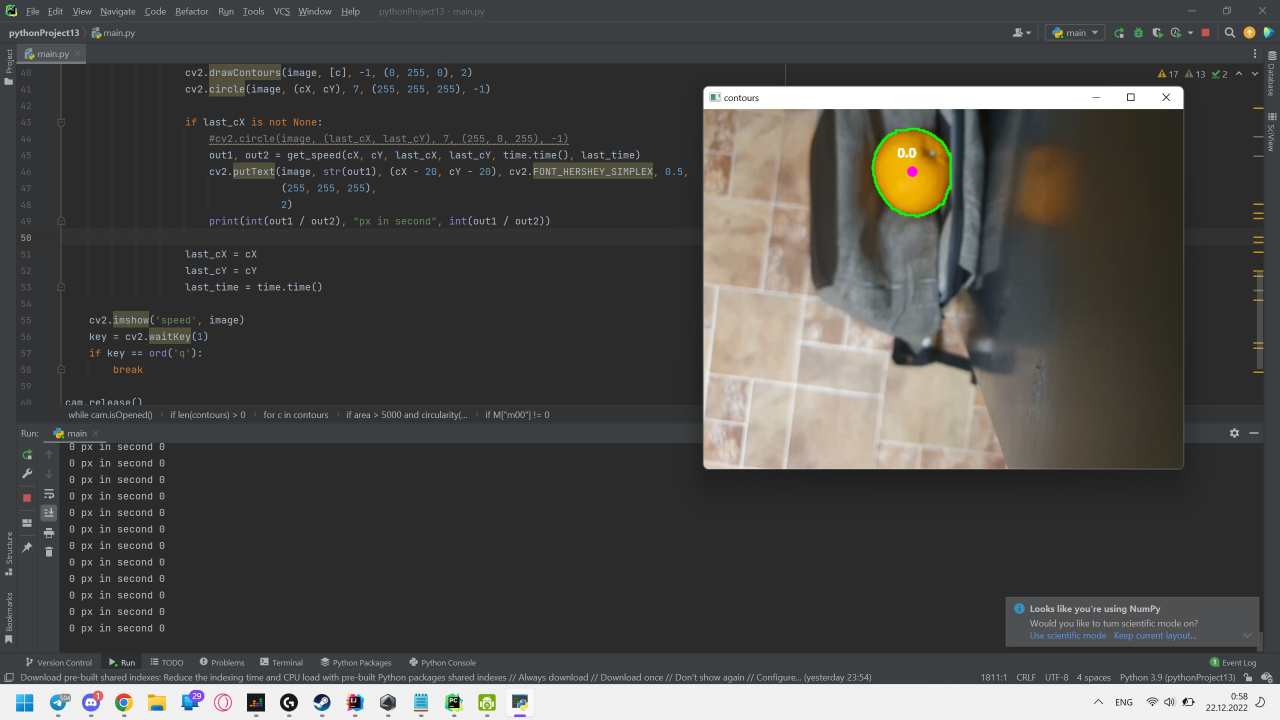
#> input picture speed/orange.jpg, 2560 x 1440 px, given in place of the camera (shown at 1/2 size)
$ python main.py
#> lines starting #> are read from the running program, lines starting #| are printed output that depends on the picture; after the words box and inside, x2 and y2 are one past the last pixel; in counts of white or black regions, pixels touching at a corner belong together
import cv2
import numpy as np
import time
import math

cam = cv2.VideoCapture(0)
last_cX = None
last_cY = None
last_time = None


def circularity(area, perimeter):
    return 4 * math.pi * area / perimeter ** 2


def get_speed(cX, cY, last_cX, last_cY, time, last_time):
    delta_time = time - last_time + 0.0000001
    distance = ((cX - last_cX) ** 2 + (cY - last_cY) ** 2) ** (1 / 2)
    return distance / delta_time, delta_time


while cam.isOpened():
    ret, image = cam.read()
#> image is the input picture: shape (1440, 2560, 3); mean B, G, R 71.7, 74, 74.6
    lower = np.array([0, 50, 100])
    upper = np.array([21, 255, 255])
    hsv = cv2.cvtColor(image, cv2.COLOR_BGR2HSV)
#> hsv: shape (1440, 2560, 3); mean H, S, V 35.3, 19.5, 77.2

    mask = cv2.inRange(hsv, lower, upper)
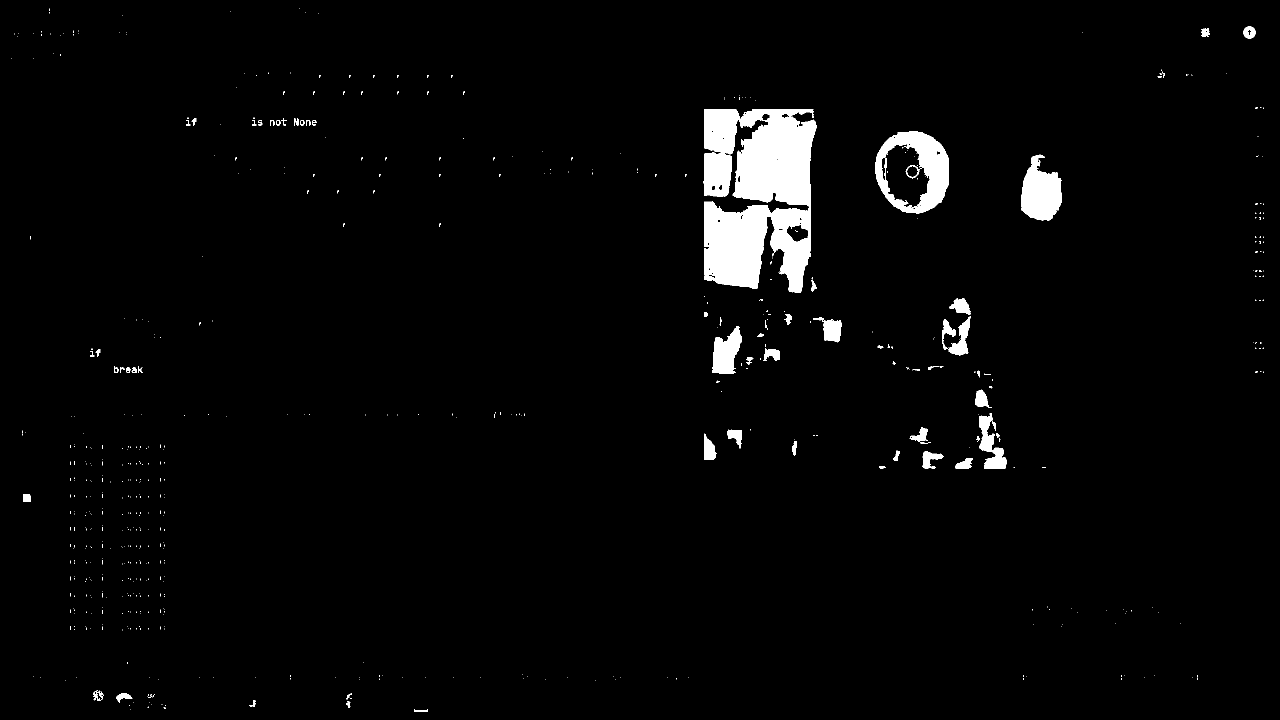
#> mask: shape (1440, 2560) (shown at 1/2 size); 2.8% white; 635 white regions (568 under 20 px)
    contours = cv2.findContours(mask.copy(), cv2.RETR_TREE, cv2.CHAIN_APPROX_SIMPLE)[0]
#> contours = 702 contours, 629 with area under 20; largest, box (x1, y1, x2, y2) and area: (1407, 218, 1634, 586) 61817, (1750, 262, 1897, 428) 18949, (1762, 287, 1861, 417) 8138, (2042, 309, 2124, 441) 7120, (1424, 652, 1484, 748) 3478

    if len(contours) > 0:
        for c in contours:
            area = cv2.contourArea(c)
            perimeter = cv2.arcLength(c, True)
            if area > 5000 and circularity(area, perimeter) > 0.65:
                M = cv2.moments(c)  # момент и центроид
                if M["m00"] != 0:
                    cX = int(M["m10"] / M["m00"])
                    cY = int(M["m01"] / M["m00"])
                    cv2.drawContours(image, [c], -1, (0, 255, 0), 2)
                    cv2.circle(image, (cX, cY), 7, (255, 255, 255), -1)

                    if last_cX is not None:
                        #cv2.circle(image, (last_cX, last_cY), 7, (255, 0, 255), -1)
                        out1, out2 = get_speed(cX, cY, last_cX, last_cY, time.time(), last_time)
                        cv2.putText(image, str(out1), (cX - 20, cY - 20), cv2.FONT_HERSHEY_SIMPLEX, 0.5,
                                    (255, 255, 255),
                                    2)
                        print(int(out1 / out2), "px in second", int(out1 / out2))

                    last_cX = cX
                    last_cY = cY
                    last_time = time.time()
#> this loop made 702 passes
#> (area, perimeter, cX, cY, last_cX, last_cY) on pass 552: (18949, 531.1, 1825, 343, 1825, 343)
#> (area, perimeter) on passes 1, 14, 15, 21, 22, 23: (80, 61.66), (40, 36.49), (37, 34.49), (25.5, 35.56), (254, 86.43), (135.5, 177.6)
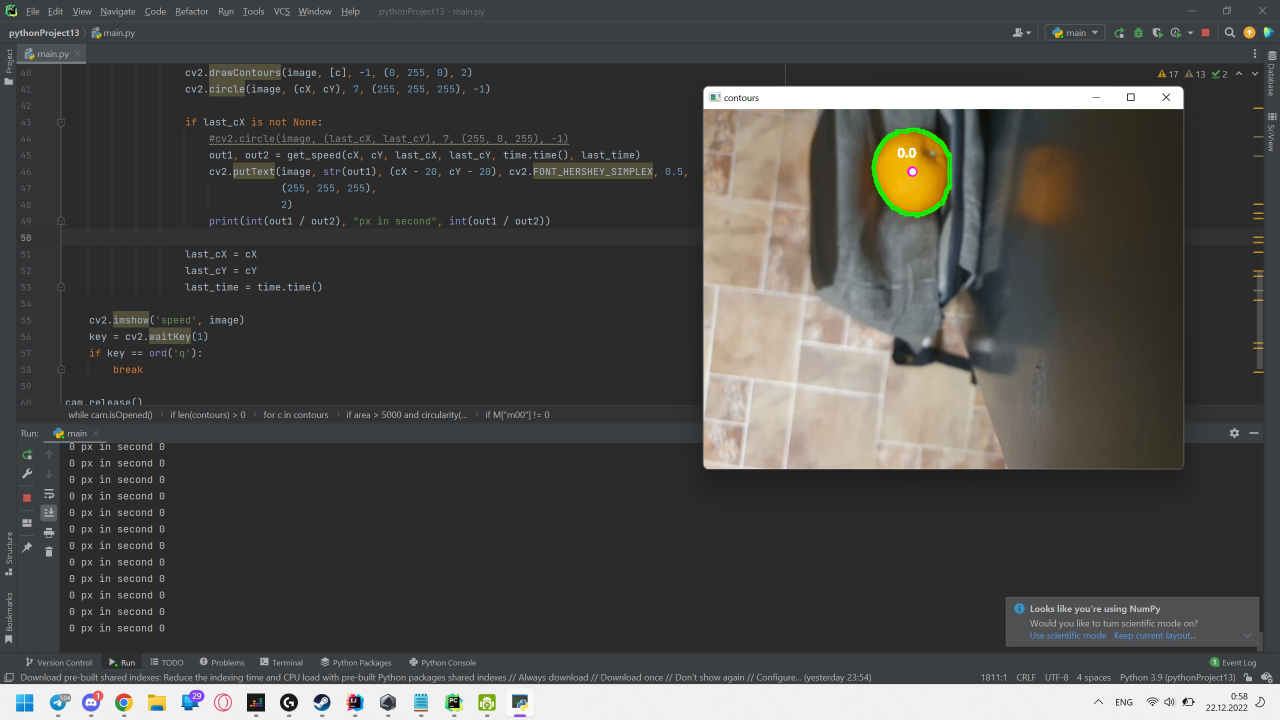
#> image: shape (1440, 2560, 3) (shown at 1/2 size); 0.05% of pixels changed, all inside (x1, y1, x2, y2) = (1749, 261, 1898, 429)

    cv2.imshow('speed', image)
    key = cv2.waitKey(1)
#> (key q is pressed here)
    if key == ord('q'):
        break

cam.release()
cv2.destroyAllWindows()
